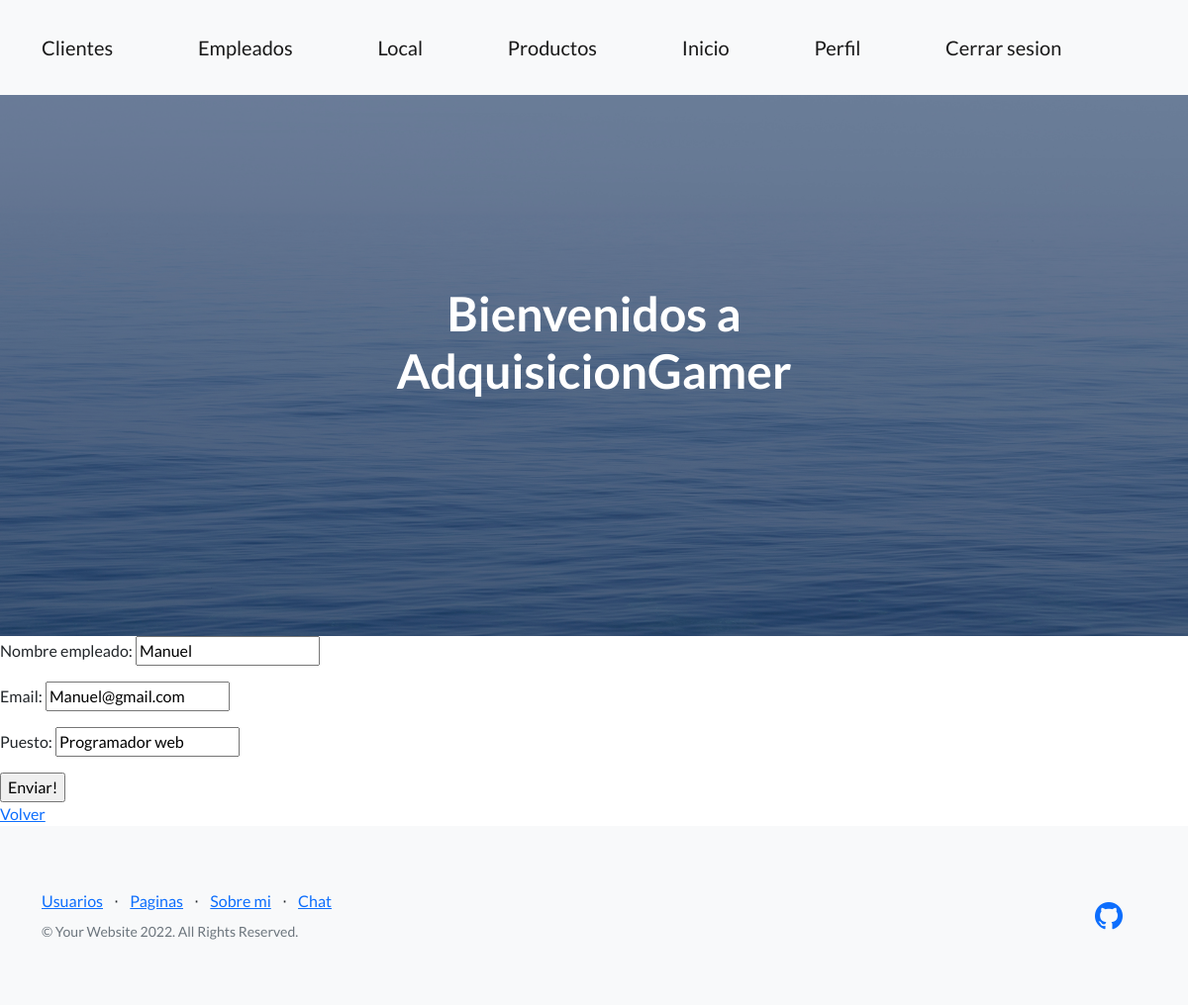
Page /Appfinal/modificar_empleado/1 (signed in) on the committed database.
### Appfinal/models.py (models this page shows, shortened)
class empleado(models.Model):
    nombre_empleado = models.CharField(max_length=40)
    email = models.EmailField()
    puesto = models.CharField(max_length=40)
    fecha_de_contratacion = models.DateTimeField(auto_now_add=True)

### Appfinal/views.py (the view)
# urls.py: path('modificar_empleado/<pk>', views.Modificar_empleado.as_view(), name="empleadoModificar"),
class Modificar_empleado(LoginRequiredMixin, UpdateView):
    model = empleado
    success_url = '/Appfinal/empleado/'
    fields = ['nombre_empleado', 'email', 'puesto']

### Appfinal/templates/Appfinal/empleado_form.html
{% extends "Appfinal/template_logueado.html" %}
{% load static %}
{% block B %}
    <form method="post"> {% csrf_token %}
        {{ form.as_p }}
         <input type="submit" value="Enviar!">
    </form>
    <a href="{% url 'empleadoInicio'  %}">Volver</a>
{% endblock %}

### rows in the picture
empleado: nombre_empleado "Manuel", email "Manuel@gmail.com", puesto "Programador web"
